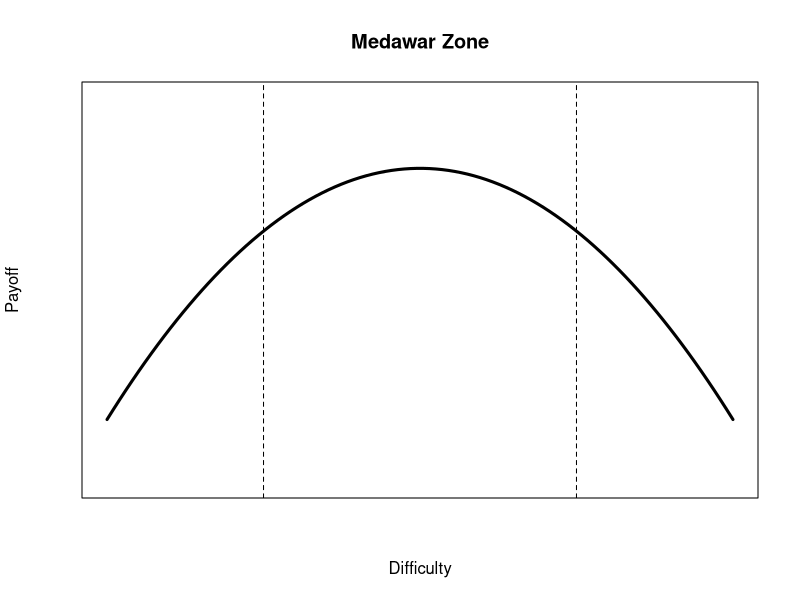
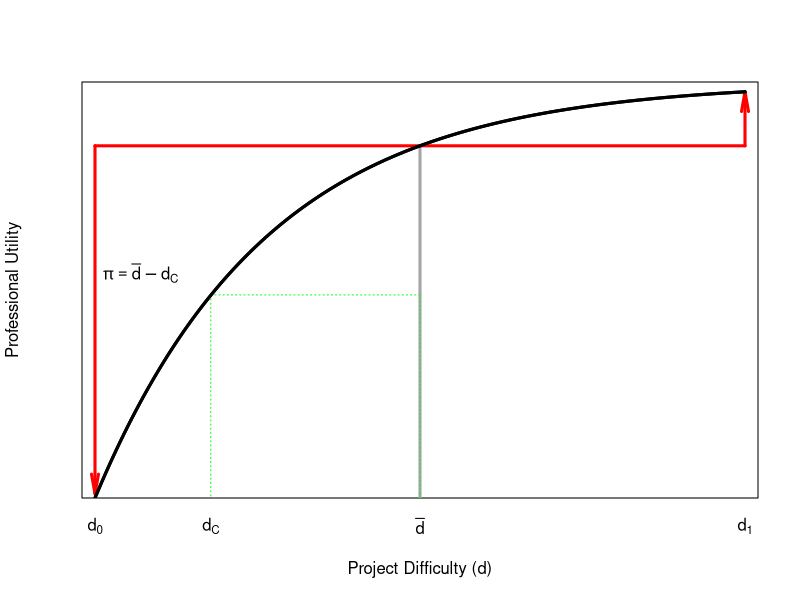

Generate these figures, in order, with R:
## ---- chunk 1
#| fig-asp: 1
#| echo: false
x <- seq(-6,10,,100)
## parabola
fy <- function(y) -(y-2)^2 

plot(x,fy(x), type="l", lwd=3,
     axes=FALSE, frame=TRUE,
     yaxs="i",
     ylim=c(-84,22),
     xlab="Difficulty", ylab="Payoff")
abline(v=-2, lty=2)
abline(v=6, lty=2)
title("Medawar Zone")
## ---- chunk 2
#| echo: false
#| fig-asp: 1
## risk-aversion
x <- seq(0,5,length=1000)
r <- 0.75
fx <- 1-exp(-r*x)

plot(x,fx, type="n", lwd=3, axes=FALSE, frame=TRUE,
     xlab="Project Difficulty (d)", ylab="Professional Utility", 
     xaxs="i", yaxs="i", xlim=c(-0.1,5.1), ylim=c(0,1))
#segments(0,0,5,fx[1000], lwd=2, col=grey(0.75))
axis(1, at=c(0,x[179],2.5,5), 
     labels=c(expression(d[0]), expression(d[C]),
              expression(bar(d)), expression(d[1])), 
     tick=FALSE)
segments(2.5,0,2.5,0.846645, lwd=3, lty=1, col=grey(0.65))
segments(2.5,0.846645,0,0.846645, lwd=3, lty=1, col="red")
arrows(0,0.846645,0,0.01, lwd=3, lty=1, col="red", length=.2,angle=10)
segments(2.5,0.846645,5,0.846645, lwd=3, lty=1, col="red")
arrows(5,0.846645,5,fx[1000], lwd=3, lty=1, col="red", length=.2,angle=10)
lines(x,fx, lwd=3, col="black")
axis(2, at=0.4882412, labels="", tick=FALSE)
segments(2.5,0,2.5,0.4882412,lwd=1, lty=3, col="green") # vertical line at bar(x)
segments(2.5,0.4882412,x[179],0.4882412,lwd=1, lty=3, col="green") # horizontal line back to utility curve
segments(x[179],0.4882412,x[179],0, lwd=1, lty=3, col="green") # vertical line to x_c
lines(x,fx, lwd=3, col="black")
text(0.35, 0.54, expression(pi==bar(d) - d[C]))
